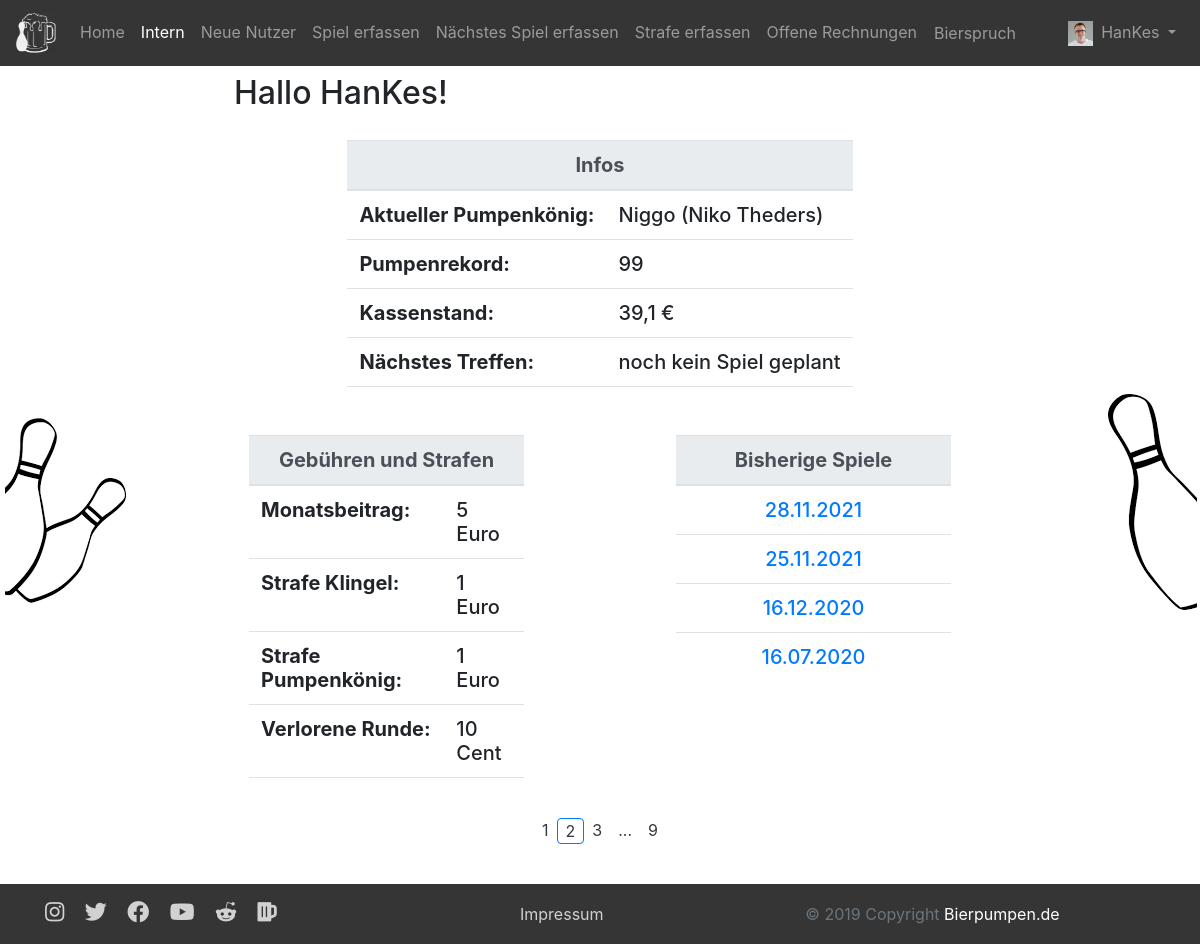
The page /membersarea.php?page=2 (signed in) on the database its author committed.
### tables this page shows
CREATE TABLE `users` (
  `id` int(11) NOT NULL,
  `username` varchar(32) NOT NULL,
  `password` text NOT NULL,
  `email` varchar(64) NOT NULL,
  `image` varchar(255) NOT NULL,
  `firstname` varchar(64) NOT NULL,
  `lastname` varchar(64) NOT NULL,
  `isNew` int(1) NOT NULL,
  `isAdmin` int(1) NOT NULL,
  `passwordcode` varchar(255) NOT NULL
);

CREATE TABLE `games` (
  `id` int(11) NOT NULL,
  `date` date NOT NULL,
  `king` int(11) DEFAULT NULL,
  `amount` int(11) DEFAULT NULL,
  `nextGame` date DEFAULT NULL
);

### objects/user.php (called while the page is built, shortened)
<?php
class User {
  private $db;
  private static $table_name = "users";
  private $id;
  private $username;
  private $email;
  private $image;
  private $firstname;
  private $lastname;
  private $isAdmin;
  public function __construct($db) {
    $this->db = $db;
  }
  public function readOne() {
    if (!empty($this->id)){
      $query = "SELECT * FROM " . User::$table_name . " WHERE id=:id limit 0,1";
      $stmt = $this->db->prepare($query);
      $stmt->bindParam(":id", $this->id);
    } elseif (!empty($this->username)) {
      $query = "SELECT * FROM " . User::$table_name . " WHERE username LIKE :username limit 0,1";
      $stmt = $this->db->prepare($query);
      $stmt->bindParam(":username", $this->username);
    } elseif (!empty($this->email)) {
      $query = "SELECT * FROM " . User::$table_name . " WHERE email LIKE :email limit 0,1";
      $stmt = $this->db->prepare($query);
      $stmt->bindParam(":email", $this->email);
    } else {
      return false;
    }
    if($stmt->execute()){
      return true;
    } else {
      return false;
    }
  }
  public static function readPumpKingAndGame($db) {
    $query = "SELECT * FROM " . Game::$table_name . " AS t1 LEFT JOIN " . User::$table_name . " AS t2
            on t1.king = t2.id where t1.king IS NOT NULL ORDER BY t1.amount DESC, t1.date DESC LIMIT 0,1";
    $stmt = $db->prepare($query);
    $stmt->execute();
    $kingAndGame = array();
    $row = $stmt->fetch(PDO::FETCH_ASSOC);
    $user = new User($db);
    $kingAndGame[] = $user;
    $game = new Game($db);
    $kingAndGame[] = $game;
    return $kingAndGame;
  }
  public function getFullImagePath(){
    $image_name = $this->getImage();
    if(($image_name != '') AND (file_exists($_SERVER["DOCUMENT_ROOT"] . '/Kegeln/uploads/' . $image_name))){
      $image = '/Kegeln/uploads/' . $image_name;
    } else {
      $image = "/Kegeln/media/user_empty.png";
    }
    return $image;
  }
  public function setId($newId) {
    $this->id = htmlspecialchars(strip_tags($newId));
  }
  public function getFirstname() {
    return $this->firstname;
  }
  public function setFirstname($newFirstname) {
    $this->firstname = htmlspecialchars(strip_tags($newFirstname));
  }
  public function getLastname() {
    return $this->lastname;
  }
  public function setLastname($newLastname) {
    $this->lastname = htmlspecialchars(strip_tags($newLastname));
  }
  public function getUsername() {
    return $this->username;
  }
  public function setUsername($newUsername) {
    $this->username = htmlspecialchars(strip_tags($newUsername));
  }
  public function setEmail($newEmail) {
    $this->email = htmlspecialchars(strip_tags($newEmail));
  }
  public function getImage() {
    return $this->image;
  }
  public function setImage($newImage) {
    $this->image = htmlspecialchars(strip_tags($newImage));
  }
  public function getIsAdmin(){
    return $this->isAdmin;
  }
  public function setIsAdmin($newIsAdmin){
    $this->isAdmin = htmlspecialchars(strip_tags($newIsAdmin));
  }
}
?>

### objects/game.php (called while the page is built, shortened)
<?php
class Game {
  public static $table_name = "games";
  private $date;
  private $amount;
  private $nextGame;
  public static function readLast($db) {
    $query = "SELECT * from " . Game::$table_name . " ORDER BY date DESC LIMIT 0,1";
    $stmt = $db->prepare($query);
    $stmt->execute();
    $count = $stmt->rowCount();
    $row = $stmt->fetch(PDO::FETCH_ASSOC);
    $game = new Game($db);
    return $game;
  }
  public static function readAll($db, $from_record_num, $records_per_page) {
    $query = "SELECT * From " . Game::$table_name . " ORDER BY date DESC LIMIT {$from_record_num}, {$records_per_page}";
    $stmt = $db->prepare($query);
    $stmt->execute();
    $game_array = array();
    while ($row = $stmt->fetch(PDO::FETCH_ASSOC)){
      $game = new Game($db);
      $game_array[] = $game;
    }
    return $game_array;
  }
  public function getDate() {
    return $this->date;
  }
  public function setDate($newDate) {
    $this->date = htmlspecialchars(strip_tags($newDate));
  }
  public function getAmount() {
    return $this->amount;
  }
  public function setAmount($newAmount) {
    $this->amount = htmlspecialchars(strip_tags($newAmount));
  }
  public function getNextGame() {
    return $this->nextGame;
  }
  public function setNextGame($newNextGame) {
    $this->nextGame = htmlspecialchars(strip_tags($newNextGame));
  }
}
?>

### objects/bill.php (called while the page is built, shortened)
<?php
class Bill {
  public static function readBalance($db) {
    $query = "SELECT SUM(t2.amount) AS balance FROM bills AS t1 LEFT JOIN payments AS t2 ON t1.payment = t2.id WHERE paid=true";
    $stmt = $db->prepare($query);
    $stmt->execute();
    $count = $stmt->rowCount();
    $row = $stmt->fetch(PDO::FETCH_ASSOC);
    $balance = $row['balance'];
    return $balance;
  }
}
?>

### membersarea.php (the view, shortened to what this page needs)
<?php
include_once $_SERVER["DOCUMENT_ROOT"] . '/Kegeln/includes/session.php';
include_once $_SERVER["DOCUMENT_ROOT"] . '/Kegeln/objects/game.php';
include_once $_SERVER["DOCUMENT_ROOT"] . '/Kegeln/objects/bill.php';
  include_once $_SERVER["DOCUMENT_ROOT"] . '/Kegeln/header.php';
  $page = isset($_GET['page']) ? $_GET['page'] : 1;
  $records_per_page = 4;
  $from_record_num = ($records_per_page * $page) - $records_per_page;
  $games = Game::readAll($db, $from_record_num, $records_per_page);
  $pumpKingAndGame = User::readPumpKingAndGame($db);
  $pumpKingUser = $pumpKingAndGame[0];
  $pumpKingGame = $pumpKingAndGame[1];
  $balance = Bill::readBalance($db);
  $balance = str_replace(".", ",", $balance);
?>
<div class="d-none d-sm-block">
  <h2 class="my-2">Hallo <?php echo $username; ?>!</h2>
  <div class="row justify-content-center" style="padding-top:20px">
    <h5>
      <table class="table">
        <thead class="thead-light">
          <tr>
            <th scope="col" colspan="2" class="text-center">Infos</th>
          </tr>
        </thead>
        <tbody>
          <tr>
            <th scope="row">Aktueller Pumpenkönig:</th>
            <td><?php echo $pumpKingUser->getUsername() . " (" . $pumpKingUser->getFirstname() . " " . $pumpKingUser->getLastname() . ")"; ?></td>
          </tr>
          <tr>
            <th scope="row">Pumpenrekord:</th>
            <td><?php echo $pumpKingGame->getAmount(); ?></td>
          </tr>
          <tr>
            <th scope="row">Kassenstand:</th>
            <td><?php echo $balance . " €"; ?></td>
          </tr>
          <tr>
            <th scope="row">Nächstes Treffen:</th>
            <td>
              <?php
                $game = Game::readLast($db);
                if(!$game->getNextGame()==NULL){
                  echo $game->getNextGame();
                } else {
                  echo "noch kein Spiel geplant";
                }
              ?>
            </td>
          </tr>
          <tr>
            <td colspan="2" class="text-center"></td>
          </tr>
        </tbody>
      </table>
    </h5>
  </div>
  <div class="row justify-content-center">
    <div class="col-sm">
      <h5>
        <table class="table">
          <thead class="thead-light">
            <tr>
              <th scope="col" colspan="2" class="text-center">Gebühren und Strafen</th>
            </tr>
          </thead>
          <tbody>
            <tr>
              <th scope="row">Monatsbeitrag:</th>
              <td>5 Euro</td>
            </tr>
            <tr>
              <th scope="row">Strafe Klingel:</th>
              <td>1 Euro</td>
            </tr>
            <tr>
              <th scope="row">Strafe Pumpenkönig:</th>
              <td>1 Euro</td>
            </tr>
            <tr>
              <th scope="row">Verlorene Runde:</th>
              <td>10 Cent</td>
            </tr>
            <tr>
              <td colspan="2" class="text-center"></td>
            </tr>
          </tbody>
        </table>
      </h5>
    </div>
    <div class="col-sm-2 d-none d-md-block">
    </div>
    <div class="col-sm">
      <h5>
        <table class="table table-hover">
          <thead class="thead-light">
            <tr>
              <th scope="col" colspan="2" class="text-center">Bisherige Spiele</th>
            </tr>
          </thead>
          <tbody>
            <?php
            foreach ($games as $game) {
              $date = $game->getDate();
              $date = substr($date, 8, 2) . "." . substr($date, 5, 2) . "." . substr($date, 0, 4);
              ?>
              <tr>
                <td colspan="2" class="text-center"><a href="/Kegeln/membersarea.php?date=<?php echo $date ;?>"><?php echo $date ;?></a></td>
              </tr>
              <?php
            }
            ?>
          </tbody>
        </table>
      </h5>
    </div>
  </div>
</div>
<?php
include_once $_SERVER["DOCUMENT_ROOT"] . '/Kegeln/includes/paging.php';
include_once $_SERVER["DOCUMENT_ROOT"] . '/Kegeln/footer.php';
?>

### header.php (shortened to what this page needs)
<?php
include_once $_SERVER["DOCUMENT_ROOT"] . '/Kegeln/database/db.php';
include_once $_SERVER["DOCUMENT_ROOT"] . '/Kegeln/objects/user.php';
include_once $_SERVER["DOCUMENT_ROOT"] . '/Kegeln/objects/game.php';
include_once $_SERVER["DOCUMENT_ROOT"] . '/Kegeln/objects/bill.php';
$loggedin = false;
$isAdmin = false;
$database = new Database();
$db = $database->getConnection();
if (isset($_SESSION['session_id'])) {
  $loggedin_user = new User($db);
  $loggedin_user->setId($_SESSION['session_id']);
  $loggedin_user->readOne($db);
  $loggedin = true;
  $username = $loggedin_user->getUsername();
  $nextGame = NULL;
  if($loggedin_user->getIsNew()==1){
    $isNew = true;
  } else {
    $game = Game::readLast($db);
    $nextGame = $game->getNextGame();
  }
  if($loggedin_user->getIsAdmin()==1){
    $isAdmin = true;
    $open_bills = Bill::getOpenBills($db);
  }
}
$users = User::readNew($db);
?>
<!DOCTYPE html>
<html lang="de">
  <head>
    <link href="/Kegeln/css/bootstrap.min.css" rel="stylesheet">
    <link href="/Kegeln/css/style.css" rel="stylesheet">
    <link href="https://use.fontawesome.com/releases/v5.11.1/css/all.css" rel="stylesheet">
  </head>
  <body>
  	<header>
	    <nav class="navbar sticky-top navbar-expand-md navbar-dark" style="background-color: #353535;">
			  <a class="navbar-brand" href="/Kegeln/index.php"><img src="/Kegeln/media/beer.jpg" width="40" height="40" alt=""></a>
			  <div class="collapse navbar-collapse" id="navbarSupportedContent">
			    <ul class="navbar-nav mr-auto">
			      <li class="nav-item <?php if (strpos($_SERVER['PHP_SELF'], "index.php")){echo "active";} ?>">
			        <a class="nav-link" href="/Kegeln/index.php">Home</a>
			      </li>
			      <li class="nav-item <?php if (strpos($_SERVER['PHP_SELF'], "membersarea.php")){echo "active";} ?>">
			        <a class="nav-link" href="/Kegeln/membersarea.php">Intern</a>
			      </li>
            <?php
            if ($isAdmin){
              if(!empty($users)){
                ?>
                <li class="nav-item <?php if (strpos($_SERVER['PHP_SELF'], "accept.php")){echo "active";} ?>">
                  <a class="nav-link" href="/Kegeln/user/accept.php">Neue Nutzer</a>
                </li>
                <?php
              }
              ?>
              <li class="nav-item <?php if (strpos($_SERVER['PHP_SELF'], "insert_game.php")){echo "active";} ?>">
                <a class="nav-link" href="/Kegeln/game/insert_game.php">Spiel erfassen</a>
              </li>
              <?php
              if($nextGame==NULL){
                ?>
                <li class="nav-item <?php if (strpos($_SERVER['PHP_SELF'], "update_game.php")){echo "active";} ?>">
                  <a class="nav-link" href="/Kegeln/game/update_game.php">Nächstes Spiel erfassen</a>
                </li>
                <?php
              } else {
                ?>
                <li class="nav-item <?php if (strpos($_SERVER['PHP_SELF'], "update_game.php")){echo "active";} ?>">
                  <a class="nav-link" href="/Kegeln/game/update_game.php">Nächstes Spiel ändern</a>
                </li>
                <?php
              }
              ?>
              <li class="nav-item <?php if (strpos($_SERVER['PHP_SELF'], "payment.php")){echo "active";} ?>">
                <a class="nav-link" href="/Kegeln/payment.php">Strafe erfassen</a>
              </li>
              <?php
              if (isset($open_bills)) {
                ?>
                <li class="nav-item <?php if (strpos($_SERVER['PHP_SELF'], "open_payments.php")){echo "active";} ?>">
                  <a class="nav-link" href="/Kegeln/open_payments.php">Offene Rechnungen</a>
                </li>
                <?php
              }
            }
            ?>
            <form action="" method="POST">
              <li class="nav-item">
                <button type="submit" name="displayPun" class="btn btn-link nav-link">Bierspruch</button>
              </li>
            </form>
          </ul>
            <?php if ($loggedin){
              $profile_image = $loggedin_user->getFullImagePath(); ?>
              <ul class="navbar-nav">
                <li class="nav-item dropdown">
                  <a class="nav-link dropdown-toggle" href="#" id="navbardrop" data-toggle="dropdown">
                    <img src="<?php echo $profile_image; ?>" class="mr-1" style="height:25px;"/>
                    <?php echo $loggedin_user->getUsername(); ?>
                  </a>
                </li>
              </ul>
            <?php } ?>
			  </div>
			</nav>
		</header>
<div class="d-none d-lg-block">
<img src="/Kegeln/media/kegel links.png" align="left">
<img src="/Kegeln/media/kegel rechts.png" align="right">
</div>
<main role="main" class="container">

### css/style.css (style rules this page uses)
html { position: relative; min-height: 100%; }
@media (min-width: 992px) { body { margin-bottom: 60px; } }
:root { --input-padding-x: 1.5rem; --input-padding-y: .75rem; }

### rows shown on the page
users: image (picture), username "HanKes"
games: king.username "Niggo", king.firstname "Niko", king.lastname "Theders", amount "99"
games: date "28.11.2021"
games: date "25.11.2021"
games: date "16.12.2020"
games: date "16.07.2020"

### other values the page prints
$balance "39,1"
$total_pages "9"
